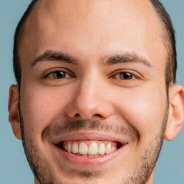
#> input picture source_face.jpg, 184 x 184 px; its folder holds only this picture in this run
$ python -i face_morphing.py   (imports and definitions only)
#> lines starting #> are read from the running program, lines starting #| are printed output that depends on the picture
import cv2
import numpy as np
import os

# [4 lines left out: function ensure_dir, not called in this run]

def detect_face(image):
    """Detect a single face in an image"""
    try:
        gray = cv2.cvtColor(image, cv2.COLOR_BGR2GRAY)
        face_cascade = cv2.CascadeClassifier(cv2.data.haarcascades + 'haarcascade_frontalface_default.xml')
        faces = face_cascade.detectMultiScale(gray, 1.3, 5, minSize=(30, 30))
        if len(faces) > 0:
            return faces[0]
        return None
    except Exception as e:
        print(f"Error in face detection: {e}")
        return None

# [23 lines left out: function basic_face_swap, not called in this run]

def extract_source_face(source_path, resize_factor=0.5):
    """Extract face from source image"""
#> called with source_path = 'source_face.jpg', resize_factor = 0.5
    try:
        source_img = cv2.imread(source_path, cv2.IMREAD_COLOR)
#> source_img is the input picture: shape (184, 184, 3); mean B, G, R 122.5, 139.6, 176.8
        if source_img is None:
            raise ValueError(f"Could not load source image: {source_path}")
        if resize_factor < 1.0:
            h, w = source_img.shape[:2]
#> h = 184; w = 184
            new_w = int(w * resize_factor)
#> new_w = 92
            new_h = int(h * resize_factor)
#> new_h = 92
            source_img = cv2.resize(source_img, (new_w, new_h), interpolation=cv2.INTER_NEAREST)
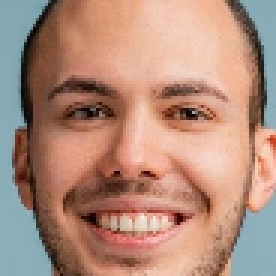
#> source_img: shape (92, 92, 3) (shown 3 times larger); mean B, G, R 122.7, 139.7, 176.9
        face_rect = detect_face(source_img)
#> in detect_face, `gray = cv2.cvtColor(image, cv2.COLOR_BGR2GRAY)`:
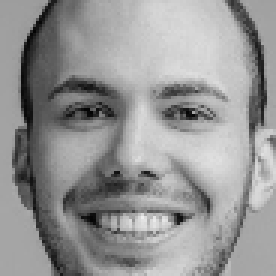
#> gray: shape (92, 92) (shown 3 times larger); min 3, max 238, mean 148.9
#> in detect_face, `faces = face_cascade.detectMultiScale(gray, 1.3, 5, minSize=(30, 30))`: faces = [[7, 7, 76, 76]]
#> face_rect = [7, 7, 76, 76]
        if face_rect is None:
            raise ValueError("No face detected in source image")
        x, y, w, h = face_rect
#> x = 7; y = 7; w = 76; h = 76
        return source_img[y:y+h, x:x+w].copy()
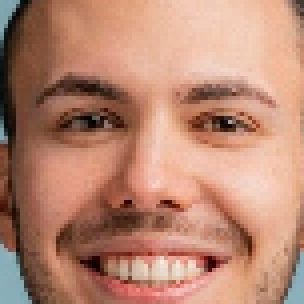
#> returned value: shape (76, 76, 3) (shown 4 times larger); mean of channels 0, 1, 2 113.6, 134.6, 184.4; drawn as B, G, R
    except Exception as e:
        print(f"Error extracting source face: {e}")
        return None

# [105 lines left out: functions extract_frames, process_frames, create_video_from_frames, process_video_in_batches, not called in this run]

>>> result = extract_source_face('source_face.jpg')
